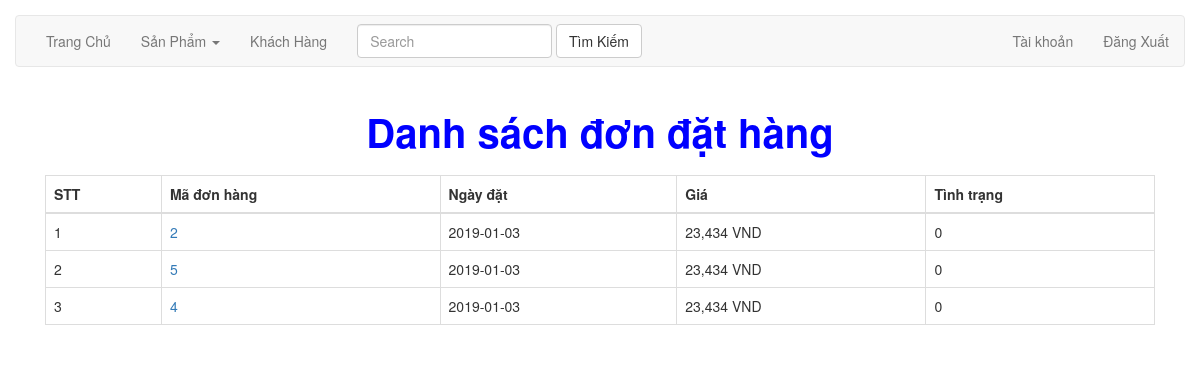
The app's page /project_PHP/view/order.php?action=category with its own data.
### tables this page shows
create table if not exists bills (
id int(11) not null primary key auto_increment,
order_id int(11) not null,
imported_date date not null,
price int(11) not null,
address varchar(255) not null,
status int(11) not null,
foreign key (order_id) references orders(id)
);

### project_PHP/model/database.php (called while the page is built, shortened)
<?php
class database{
    private $host = "localhost:3307";
    private $db_name = "db";
    private $username = "root";
    private $password = "";
    public $conn;
    function __construct(){
        $this->conn =  mysqli_connect($this->host,$this->username, $this->password, $this->db_name);
        if($this->conn === false){
            echo("ERROR: kết nối thất bại " . mysqli_connect_error());
        }else{
            mysqli_set_charset($this->conn, 'UTF8');
        }
        return $this->conn;
    }
    public function display($table)
    {
        $sql = 'SELECT * FROM '. $table;
        $data = null;
        if($result = mysqli_query($this->conn,$sql)){
            while($row = mysqli_fetch_array($result)){
                $data[] = $row;
            }
            return $data;
        }
        else
            $arr = 0;
        return  $arr;
    }
}
?>

### project_PHP/view/order.php (the view, shortened to what this page needs)
<!DOCTYPE html>
<html>
<head>
  <link rel="stylesheet" href="https://cdnjs.cloudflare.com/ajax/libs/font-awesome/4.7.0/css/font-awesome.min.css">
  <link rel="stylesheet" href="css/style.css">
  <link rel="stylesheet" href="https://maxcdn.bootstrapcdn.com/bootstrap/3.3.7/css/bootstrap.min.css">
  <link rel="stylesheet" href="css/responsive.css">
</head>
<body>
    <?php
        $db=new card;
        $arr=$db->display("bills");
    ?>
<div class="row">
<nav class="navbar navbar-default" role="navigation">
  <div class="collapse navbar-collapse navbar-ex1-collapse">
    <ul class="nav navbar-nav">
      <li><a href="display_amin.php">Trang Chủ</a></li>
      <li class="dropdown">
        <a href="#" class="dropdown-toggle" data-toggle="dropdown">Sản Phẩm <b class="caret"></b></a>
      </li>
      <li><a href="#">Khách Hàng</a></li>
    </ul>
    <form class="navbar-form navbar-left" role="search">
      <div class="form-group">
        <input type="text" class="form-control" placeholder="Search">
      </div>
      <button type="submit" class="btn btn-default">Tìm Kiếm</button>
    </form>
    <ul class="nav navbar-nav navbar-right">
      <li><a href="#">Tài khoản</a></li>
      <li><a href="#">Đăng Xuất</a></li>
    </ul>
  </div>
</nav>
</div>
  <div class="container">
    <div>
      <p style="text-align: center;font-size: 40px;color: blue;"><b>Danh sách đơn đặt hàng</b></p>
      <div>
        <div>
          <div>
            <div class="row">
              <table class="table table-hover table-bordered">
                <thead>
                  <tr>
                    <th>STT</th>
                    <th>Mã đơn hàng</th>
                    <th>Ngày đặt</th>
                    <th>Giá</th>
                    <th>Tình trạng</th>
                  </tr>
                </thead>
                <tbody>
                  <?php $count=0; foreach ($arr as $key=> $value) {
                    $count ++; ?>
                  <tr>
                    <td>
                      <?php echo $count; ?>
                    </td>
                    <td>
                       <a href="billDetails.php?order_id=<?php echo $value['order_id']; ?>"><?php echo $value['order_id']; ?></a>
                    </td>
                    <td>
                      <?php echo $value[ 'imported_date']; ?>
                    </td>
                    <td>
                      <?php echo number_format($value[ 'price'])." VND"; ?>
                    </td>
                    <td>
                      <?php echo $value[ 'status']; ?>
                    </td>
                  </tr>
                  <?php
                  }
                   ?>
                </tbody>
              </table>
            </div>
          </div>
        </div>
      </div>
    </div>
  </div>
</body>
</html>

### project_PHP/css/style.css (style rules this page uses)
ul li a { color: #000; }

### project_PHP/view/order.php (style rules this page uses)
.row { margin: 15px; }

### records on screen
bills: order "2", imported_date "2019-01-03", price "23,434", status "0"
bills: order "5", imported_date "2019-01-03", price "23,434", status "0"
bills: order "4", imported_date "2019-01-03", price "23,434", status "0"
